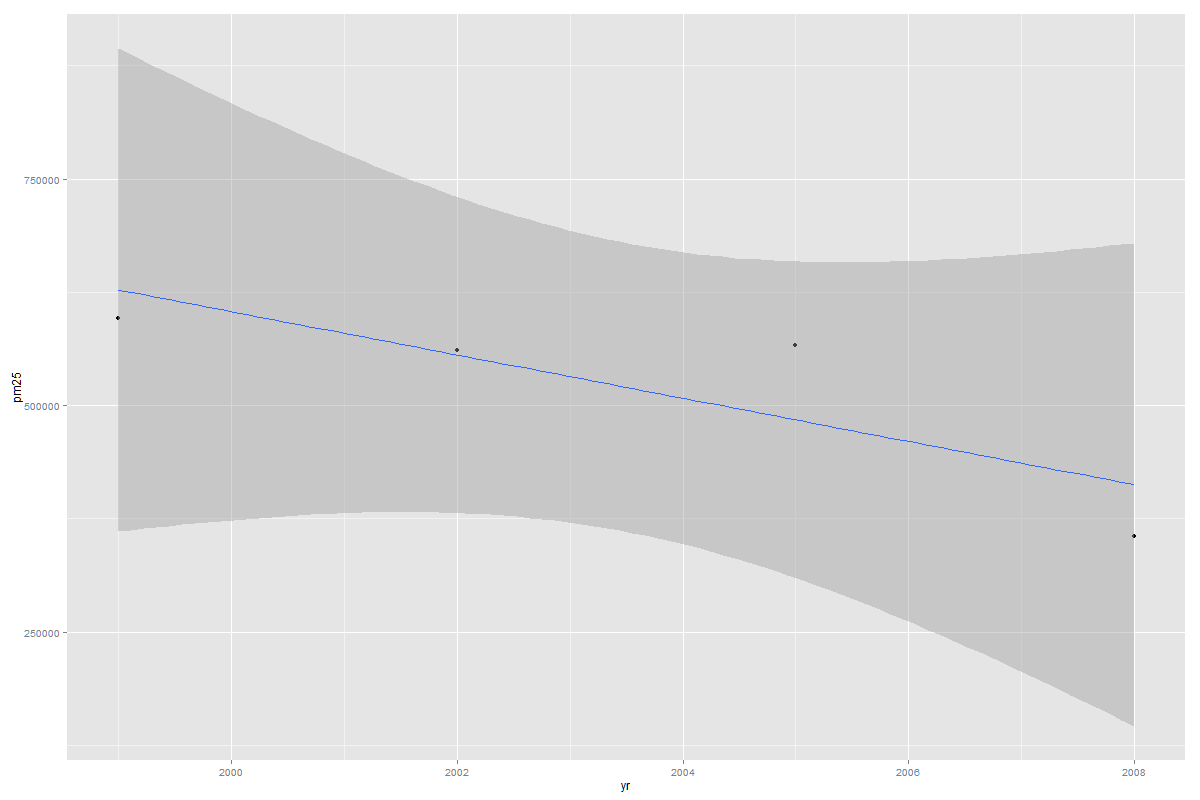

Write R code to recreate this figure.
source("./udf.R")

plot4 <- function(dframes=NULL){
	packages <- c("dplyr","ggplot2","sqldf")
	packagechecks <- checkPackages(packages)

	if(is.null(dframes)){
		dframes <- loaddata()
	}

	pmdf <- data.frame(dframes[1])
	summary <- data.frame(dframes[2])

	scc.coal <- sqldf('Select "SCC" 
		from pmdf 
		where "Short.Name" like "%Coal%" 
		and "Short.Name" not like "%Charcoal%" 
		order by "SCC"')

	scc.coal <- unlist(scc.coal)
	summary.coal <- summary[summary$SCC %in% scc.coal, ]

	coal.by.year <- aggregate(summary.coal$Emissions, 
		by = list(summary.coal$year), 
		FUN = "sum")

	coal.by.year <- dplyr::rename(coal.by.year, 
		yr = Group.1, 
		pm25 = x)

	# Set bg color transparent
	par(bg = "transparent")

	# Start device
	png(file = "plot4.png", width=1200, height=800)

	# Draw plot 4
	print({
		qplot(yr, pm25, 
			data = coal.by.year, 
			geom = c("point", "smooth"), 
			method = "lm")
		})
	# Close the device
	dev.off()

	#Answer, steadily falling with a minor spike around 2005
}
plot4()